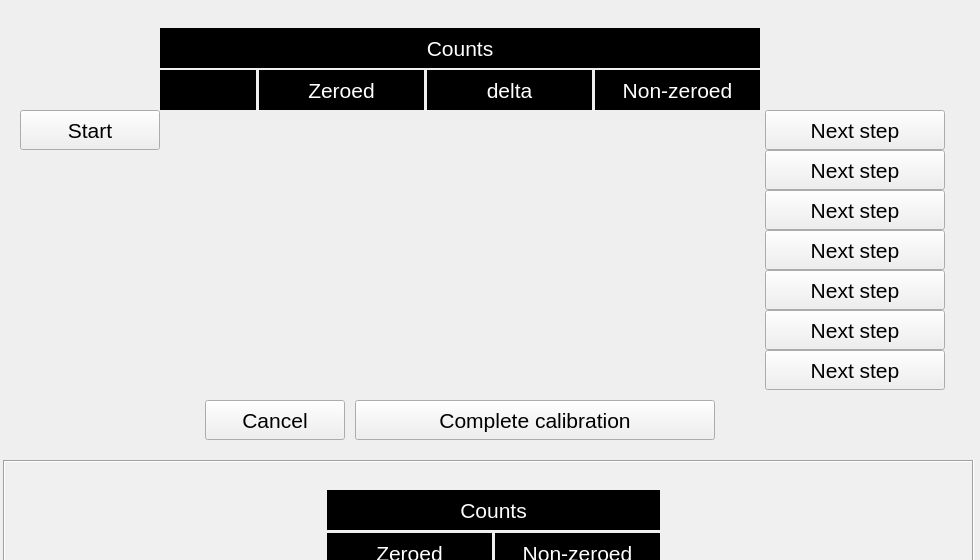
<?xml version="1.0" encoding="UTF-8"?>
<ui version="4.0">
 <class>weigherCalibrate</class>
 <widget class="QWidget" name="weigherCalibrate">
  <property name="geometry">
   <rect>
    <x>0</x>
    <y>0</y>
    <width>980</width>
    <height>560</height>
   </rect>
  </property>
  <property name="windowTitle">
   <string>Form</string>
  </property>
  <widget class="QLabel" name="lblCountsHeading">
   <property name="geometry">
    <rect>
     <x>160</x>
     <y>28</y>
     <width>600</width>
     <height>40</height>
    </rect>
   </property>
   <property name="font">
    <font>
     <pointsize>16</pointsize>
    </font>
   </property>
   <property name="styleSheet">
    <string notr="true">QLabel
{
	color: white;
     background: black;
 }</string>
   </property>
   <property name="text">
    <string>Counts</string>
   </property>
   <property name="alignment">
    <set>Qt::AlignCenter</set>
   </property>
  </widget>
  <widget class="QLabel" name="lblUnitsHeading">
   <property name="geometry">
    <rect>
     <x>160</x>
     <y>70</y>
     <width>96</width>
     <height>40</height>
    </rect>
   </property>
   <property name="font">
    <font>
     <pointsize>16</pointsize>
    </font>
   </property>
   <property name="styleSheet">
    <string notr="true">QLabel
{
	color: white;
     background: black;
 }</string>
   </property>
   <property name="text">
    <string/>
   </property>
   <property name="alignment">
    <set>Qt::AlignCenter</set>
   </property>
  </widget>
  <widget class="QLabel" name="lblZeroedHeading">
   <property name="geometry">
    <rect>
     <x>259</x>
     <y>70</y>
     <width>165</width>
     <height>40</height>
    </rect>
   </property>
   <property name="font">
    <font>
     <pointsize>16</pointsize>
    </font>
   </property>
   <property name="styleSheet">
    <string notr="true">QLabel
{
	color: white;
     background: black;
 }</string>
   </property>
   <property name="text">
    <string>Zeroed</string>
   </property>
   <property name="alignment">
    <set>Qt::AlignCenter</set>
   </property>
  </widget>
  <widget class="QLabel" name="lblDeltaHeading">
   <property name="geometry">
    <rect>
     <x>427</x>
     <y>70</y>
     <width>165</width>
     <height>40</height>
    </rect>
   </property>
   <property name="font">
    <font>
     <pointsize>16</pointsize>
    </font>
   </property>
   <property name="styleSheet">
    <string notr="true">QLabel
{
	color: white;
     background: black;
 }</string>
   </property>
   <property name="text">
    <string>delta</string>
   </property>
   <property name="alignment">
    <set>Qt::AlignCenter</set>
   </property>
  </widget>
  <widget class="QLabel" name="lblNonZeroedHeading">
   <property name="geometry">
    <rect>
     <x>595</x>
     <y>70</y>
     <width>165</width>
     <height>40</height>
    </rect>
   </property>
   <property name="font">
    <font>
     <pointsize>16</pointsize>
    </font>
   </property>
   <property name="styleSheet">
    <string notr="true">QLabel
{
	color: white;
     background: black;
 }</string>
   </property>
   <property name="text">
    <string>Non-zeroed</string>
   </property>
   <property name="alignment">
    <set>Qt::AlignCenter</set>
   </property>
  </widget>
  <widget class="QPushButton" name="btnStart">
   <property name="geometry">
    <rect>
     <x>20</x>
     <y>110</y>
     <width>140</width>
     <height>40</height>
    </rect>
   </property>
   <property name="font">
    <font>
     <pointsize>16</pointsize>
    </font>
   </property>
   <property name="text">
    <string>Start</string>
   </property>
  </widget>
  <widget class="QLabel" name="lblUnitsData_1">
   <property name="geometry">
    <rect>
     <x>160</x>
     <y>110</y>
     <width>96</width>
     <height>40</height>
    </rect>
   </property>
   <property name="font">
    <font>
     <pointsize>16</pointsize>
    </font>
   </property>
   <property name="text">
    <string notr="true"/>
   </property>
   <property name="alignment">
    <set>Qt::AlignCenter</set>
   </property>
  </widget>
  <widget class="QLabel" name="lblZeroedData_1">
   <property name="geometry">
    <rect>
     <x>259</x>
     <y>110</y>
     <width>165</width>
     <height>40</height>
    </rect>
   </property>
   <property name="font">
    <font>
     <pointsize>16</pointsize>
    </font>
   </property>
   <property name="text">
    <string notr="true"/>
   </property>
   <property name="alignment">
    <set>Qt::AlignCenter</set>
   </property>
  </widget>
  <widget class="QLabel" name="lblDeltaData_1">
   <property name="geometry">
    <rect>
     <x>427</x>
     <y>110</y>
     <width>165</width>
     <height>40</height>
    </rect>
   </property>
   <property name="font">
    <font>
     <pointsize>16</pointsize>
    </font>
   </property>
   <property name="text">
    <string notr="true"/>
   </property>
   <property name="alignment">
    <set>Qt::AlignCenter</set>
   </property>
  </widget>
  <widget class="QLabel" name="lblNonZeroedData_1">
   <property name="geometry">
    <rect>
     <x>595</x>
     <y>110</y>
     <width>165</width>
     <height>40</height>
    </rect>
   </property>
   <property name="font">
    <font>
     <pointsize>16</pointsize>
    </font>
   </property>
   <property name="text">
    <string notr="true"/>
   </property>
   <property name="alignment">
    <set>Qt::AlignCenter</set>
   </property>
  </widget>
  <widget class="QPushButton" name="btnNextStep_1">
   <property name="geometry">
    <rect>
     <x>765</x>
     <y>110</y>
     <width>180</width>
     <height>40</height>
    </rect>
   </property>
   <property name="font">
    <font>
     <pointsize>16</pointsize>
    </font>
   </property>
   <property name="text">
    <string>Next step</string>
   </property>
  </widget>
  <widget class="QLabel" name="lblZeroedData_2">
   <property name="geometry">
    <rect>
     <x>259</x>
     <y>150</y>
     <width>165</width>
     <height>40</height>
    </rect>
   </property>
   <property name="font">
    <font>
     <pointsize>16</pointsize>
    </font>
   </property>
   <property name="text">
    <string notr="true"/>
   </property>
   <property name="alignment">
    <set>Qt::AlignCenter</set>
   </property>
  </widget>
  <widget class="QLabel" name="lblDeltaData_2">
   <property name="geometry">
    <rect>
     <x>427</x>
     <y>150</y>
     <width>165</width>
     <height>40</height>
    </rect>
   </property>
   <property name="font">
    <font>
     <pointsize>16</pointsize>
    </font>
   </property>
   <property name="text">
    <string notr="true"/>
   </property>
   <property name="alignment">
    <set>Qt::AlignCenter</set>
   </property>
  </widget>
  <widget class="QLabel" name="lblUnitsData_2">
   <property name="geometry">
    <rect>
     <x>160</x>
     <y>150</y>
     <width>96</width>
     <height>40</height>
    </rect>
   </property>
   <property name="font">
    <font>
     <pointsize>16</pointsize>
    </font>
   </property>
   <property name="text">
    <string notr="true"/>
   </property>
   <property name="alignment">
    <set>Qt::AlignCenter</set>
   </property>
  </widget>
  <widget class="QPushButton" name="btnNextStep_2">
   <property name="geometry">
    <rect>
     <x>765</x>
     <y>150</y>
     <width>180</width>
     <height>40</height>
    </rect>
   </property>
   <property name="font">
    <font>
     <pointsize>16</pointsize>
    </font>
   </property>
   <property name="text">
    <string>Next step</string>
   </property>
  </widget>
  <widget class="QLabel" name="lblNonZeroedData_2">
   <property name="geometry">
    <rect>
     <x>595</x>
     <y>150</y>
     <width>165</width>
     <height>40</height>
    </rect>
   </property>
   <property name="font">
    <font>
     <pointsize>16</pointsize>
    </font>
   </property>
   <property name="text">
    <string notr="true"/>
   </property>
   <property name="alignment">
    <set>Qt::AlignCenter</set>
   </property>
  </widget>
  <widget class="QLabel" name="lblZeroedData_3">
   <property name="geometry">
    <rect>
     <x>259</x>
     <y>190</y>
     <width>165</width>
     <height>40</height>
    </rect>
   </property>
   <property name="font">
    <font>
     <pointsize>16</pointsize>
    </font>
   </property>
   <property name="text">
    <string notr="true"/>
   </property>
   <property name="alignment">
    <set>Qt::AlignCenter</set>
   </property>
  </widget>
  <widget class="QLabel" name="lblDeltaData_3">
   <property name="geometry">
    <rect>
     <x>427</x>
     <y>190</y>
     <width>165</width>
     <height>40</height>
    </rect>
   </property>
   <property name="font">
    <font>
     <pointsize>16</pointsize>
    </font>
   </property>
   <property name="text">
    <string notr="true"/>
   </property>
   <property name="alignment">
    <set>Qt::AlignCenter</set>
   </property>
  </widget>
  <widget class="QLabel" name="lblUnitsData_3">
   <property name="geometry">
    <rect>
     <x>160</x>
     <y>190</y>
     <width>96</width>
     <height>40</height>
    </rect>
   </property>
   <property name="font">
    <font>
     <pointsize>16</pointsize>
    </font>
   </property>
   <property name="text">
    <string notr="true"/>
   </property>
   <property name="alignment">
    <set>Qt::AlignCenter</set>
   </property>
  </widget>
  <widget class="QPushButton" name="btnNextStep_3">
   <property name="geometry">
    <rect>
     <x>765</x>
     <y>190</y>
     <width>180</width>
     <height>40</height>
    </rect>
   </property>
   <property name="font">
    <font>
     <pointsize>16</pointsize>
    </font>
   </property>
   <property name="text">
    <string>Next step</string>
   </property>
  </widget>
  <widget class="QLabel" name="lblNonZeroedData_3">
   <property name="geometry">
    <rect>
     <x>595</x>
     <y>190</y>
     <width>165</width>
     <height>40</height>
    </rect>
   </property>
   <property name="font">
    <font>
     <pointsize>16</pointsize>
    </font>
   </property>
   <property name="text">
    <string notr="true"/>
   </property>
   <property name="alignment">
    <set>Qt::AlignCenter</set>
   </property>
  </widget>
  <widget class="QLabel" name="lblUnitsData_4">
   <property name="geometry">
    <rect>
     <x>160</x>
     <y>230</y>
     <width>96</width>
     <height>40</height>
    </rect>
   </property>
   <property name="font">
    <font>
     <pointsize>16</pointsize>
    </font>
   </property>
   <property name="text">
    <string notr="true"/>
   </property>
   <property name="alignment">
    <set>Qt::AlignCenter</set>
   </property>
  </widget>
  <widget class="QLabel" name="lblDeltaData_4">
   <property name="geometry">
    <rect>
     <x>427</x>
     <y>230</y>
     <width>165</width>
     <height>40</height>
    </rect>
   </property>
   <property name="font">
    <font>
     <pointsize>16</pointsize>
    </font>
   </property>
   <property name="text">
    <string notr="true"/>
   </property>
   <property name="alignment">
    <set>Qt::AlignCenter</set>
   </property>
  </widget>
  <widget class="QPushButton" name="btnNextStep_4">
   <property name="geometry">
    <rect>
     <x>765</x>
     <y>230</y>
     <width>180</width>
     <height>40</height>
    </rect>
   </property>
   <property name="font">
    <font>
     <pointsize>16</pointsize>
    </font>
   </property>
   <property name="text">
    <string>Next step</string>
   </property>
  </widget>
  <widget class="QLabel" name="lblNonZeroedData_4">
   <property name="geometry">
    <rect>
     <x>595</x>
     <y>230</y>
     <width>165</width>
     <height>40</height>
    </rect>
   </property>
   <property name="font">
    <font>
     <pointsize>16</pointsize>
    </font>
   </property>
   <property name="text">
    <string notr="true"/>
   </property>
   <property name="alignment">
    <set>Qt::AlignCenter</set>
   </property>
  </widget>
  <widget class="QLabel" name="lblZeroedData_4">
   <property name="geometry">
    <rect>
     <x>259</x>
     <y>230</y>
     <width>165</width>
     <height>40</height>
    </rect>
   </property>
   <property name="font">
    <font>
     <pointsize>16</pointsize>
    </font>
   </property>
   <property name="text">
    <string notr="true"/>
   </property>
   <property name="alignment">
    <set>Qt::AlignCenter</set>
   </property>
  </widget>
  <widget class="QLabel" name="lblZeroedData_5">
   <property name="geometry">
    <rect>
     <x>259</x>
     <y>270</y>
     <width>165</width>
     <height>40</height>
    </rect>
   </property>
   <property name="font">
    <font>
     <pointsize>16</pointsize>
    </font>
   </property>
   <property name="text">
    <string notr="true"/>
   </property>
   <property name="alignment">
    <set>Qt::AlignCenter</set>
   </property>
  </widget>
  <widget class="QLabel" name="lblDeltaData_5">
   <property name="geometry">
    <rect>
     <x>427</x>
     <y>270</y>
     <width>165</width>
     <height>40</height>
    </rect>
   </property>
   <property name="font">
    <font>
     <pointsize>16</pointsize>
    </font>
   </property>
   <property name="text">
    <string notr="true"/>
   </property>
   <property name="alignment">
    <set>Qt::AlignCenter</set>
   </property>
  </widget>
  <widget class="QLabel" name="lblNonZeroedData_5">
   <property name="geometry">
    <rect>
     <x>595</x>
     <y>270</y>
     <width>165</width>
     <height>40</height>
    </rect>
   </property>
   <property name="font">
    <font>
     <pointsize>16</pointsize>
    </font>
   </property>
   <property name="text">
    <string notr="true"/>
   </property>
   <property name="alignment">
    <set>Qt::AlignCenter</set>
   </property>
  </widget>
  <widget class="QLabel" name="lblUnitsData_5">
   <property name="geometry">
    <rect>
     <x>160</x>
     <y>270</y>
     <width>96</width>
     <height>40</height>
    </rect>
   </property>
   <property name="font">
    <font>
     <pointsize>16</pointsize>
    </font>
   </property>
   <property name="text">
    <string notr="true"/>
   </property>
   <property name="alignment">
    <set>Qt::AlignCenter</set>
   </property>
  </widget>
  <widget class="QPushButton" name="btnNextStep_5">
   <property name="geometry">
    <rect>
     <x>765</x>
     <y>270</y>
     <width>180</width>
     <height>40</height>
    </rect>
   </property>
   <property name="font">
    <font>
     <pointsize>16</pointsize>
    </font>
   </property>
   <property name="text">
    <string>Next step</string>
   </property>
  </widget>
  <widget class="QLabel" name="lblZeroedData_6">
   <property name="geometry">
    <rect>
     <x>259</x>
     <y>310</y>
     <width>165</width>
     <height>40</height>
    </rect>
   </property>
   <property name="font">
    <font>
     <pointsize>16</pointsize>
    </font>
   </property>
   <property name="text">
    <string notr="true"/>
   </property>
   <property name="alignment">
    <set>Qt::AlignCenter</set>
   </property>
  </widget>
  <widget class="QLabel" name="lblDeltaData_6">
   <property name="geometry">
    <rect>
     <x>427</x>
     <y>310</y>
     <width>165</width>
     <height>40</height>
    </rect>
   </property>
   <property name="font">
    <font>
     <pointsize>16</pointsize>
    </font>
   </property>
   <property name="text">
    <string notr="true"/>
   </property>
   <property name="alignment">
    <set>Qt::AlignCenter</set>
   </property>
  </widget>
  <widget class="QLabel" name="lblNonZeroedData_6">
   <property name="geometry">
    <rect>
     <x>595</x>
     <y>310</y>
     <width>165</width>
     <height>40</height>
    </rect>
   </property>
   <property name="font">
    <font>
     <pointsize>16</pointsize>
    </font>
   </property>
   <property name="text">
    <string notr="true"/>
   </property>
   <property name="alignment">
    <set>Qt::AlignCenter</set>
   </property>
  </widget>
  <widget class="QLabel" name="lblUnitsData_6">
   <property name="geometry">
    <rect>
     <x>160</x>
     <y>310</y>
     <width>96</width>
     <height>40</height>
    </rect>
   </property>
   <property name="font">
    <font>
     <pointsize>16</pointsize>
    </font>
   </property>
   <property name="text">
    <string notr="true"/>
   </property>
   <property name="alignment">
    <set>Qt::AlignCenter</set>
   </property>
  </widget>
  <widget class="QPushButton" name="btnNextStep_6">
   <property name="geometry">
    <rect>
     <x>765</x>
     <y>310</y>
     <width>180</width>
     <height>40</height>
    </rect>
   </property>
   <property name="font">
    <font>
     <pointsize>16</pointsize>
    </font>
   </property>
   <property name="text">
    <string>Next step</string>
   </property>
  </widget>
  <widget class="QLabel" name="lblZeroedData_7">
   <property name="geometry">
    <rect>
     <x>259</x>
     <y>350</y>
     <width>165</width>
     <height>40</height>
    </rect>
   </property>
   <property name="font">
    <font>
     <pointsize>16</pointsize>
    </font>
   </property>
   <property name="text">
    <string notr="true"/>
   </property>
   <property name="alignment">
    <set>Qt::AlignCenter</set>
   </property>
  </widget>
  <widget class="QLabel" name="lblDeltaData_7">
   <property name="geometry">
    <rect>
     <x>427</x>
     <y>350</y>
     <width>165</width>
     <height>40</height>
    </rect>
   </property>
   <property name="font">
    <font>
     <pointsize>16</pointsize>
    </font>
   </property>
   <property name="text">
    <string notr="true"/>
   </property>
   <property name="alignment">
    <set>Qt::AlignCenter</set>
   </property>
  </widget>
  <widget class="QLabel" name="lblNonZeroedData_7">
   <property name="geometry">
    <rect>
     <x>595</x>
     <y>350</y>
     <width>165</width>
     <height>40</height>
    </rect>
   </property>
   <property name="font">
    <font>
     <pointsize>16</pointsize>
    </font>
   </property>
   <property name="text">
    <string notr="true"/>
   </property>
   <property name="alignment">
    <set>Qt::AlignCenter</set>
   </property>
  </widget>
  <widget class="QLabel" name="lblUnitsData_7">
   <property name="geometry">
    <rect>
     <x>160</x>
     <y>350</y>
     <width>96</width>
     <height>40</height>
    </rect>
   </property>
   <property name="font">
    <font>
     <pointsize>16</pointsize>
    </font>
   </property>
   <property name="text">
    <string notr="true"/>
   </property>
   <property name="alignment">
    <set>Qt::AlignCenter</set>
   </property>
  </widget>
  <widget class="QPushButton" name="btnNextStep_7">
   <property name="geometry">
    <rect>
     <x>765</x>
     <y>350</y>
     <width>180</width>
     <height>40</height>
    </rect>
   </property>
   <property name="font">
    <font>
     <pointsize>16</pointsize>
    </font>
   </property>
   <property name="text">
    <string>Next step</string>
   </property>
  </widget>
  <widget class="QPushButton" name="btnCancel">
   <property name="geometry">
    <rect>
     <x>205</x>
     <y>400</y>
     <width>140</width>
     <height>40</height>
    </rect>
   </property>
   <property name="font">
    <font>
     <pointsize>16</pointsize>
    </font>
   </property>
   <property name="text">
    <string>Cancel</string>
   </property>
  </widget>
  <widget class="QPushButton" name="btnCompleteCalibration">
   <property name="geometry">
    <rect>
     <x>355</x>
     <y>400</y>
     <width>360</width>
     <height>40</height>
    </rect>
   </property>
   <property name="font">
    <font>
     <pointsize>16</pointsize>
    </font>
   </property>
   <property name="text">
    <string>Complete calibration</string>
   </property>
  </widget>
  <widget class="QFrame" name="gbCalibrationComplete">
   <property name="geometry">
    <rect>
     <x>3</x>
     <y>460</y>
     <width>971</width>
     <height>491</height>
    </rect>
   </property>
   <property name="styleSheet">
    <string notr="true">QWidget#gbCalibrationComplete{
	background-color: rgb(240, 240, 240);
}

</string>
   </property>
   <property name="frameShape">
    <enum>QFrame::Box</enum>
   </property>
   <property name="frameShadow">
    <enum>QFrame::Sunken</enum>
   </property>
   <widget class="QLabel" name="lblCC_CountsHeading">
    <property name="geometry">
     <rect>
      <x>324</x>
      <y>30</y>
      <width>333</width>
      <height>40</height>
     </rect>
    </property>
    <property name="font">
     <font>
      <pointsize>16</pointsize>
     </font>
    </property>
    <property name="styleSheet">
     <string notr="true">QLabel
{
	color: white;
     background: black;
 }</string>
    </property>
    <property name="text">
     <string>Counts</string>
    </property>
    <property name="alignment">
     <set>Qt::AlignCenter</set>
    </property>
   </widget>
   <widget class="QLabel" name="lblCC_ZeroedHeading">
    <property name="geometry">
     <rect>
      <x>324</x>
      <y>73</y>
      <width>165</width>
      <height>40</height>
     </rect>
    </property>
    <property name="font">
     <font>
      <pointsize>16</pointsize>
     </font>
    </property>
    <property name="styleSheet">
     <string notr="true">QLabel
{
	color: white;
     background: black;
 }</string>
    </property>
    <property name="text">
     <string>Zeroed</string>
    </property>
    <property name="alignment">
     <set>Qt::AlignCenter</set>
    </property>
   </widget>
   <widget class="QLabel" name="lblCC_NonZeroedHeading">
    <property name="geometry">
     <rect>
      <x>492</x>
      <y>73</y>
      <width>165</width>
      <height>40</height>
     </rect>
    </property>
    <property name="font">
     <font>
      <pointsize>16</pointsize>
     </font>
    </property>
    <property name="styleSheet">
     <string notr="true">QLabel
{
	color: white;
     background: black;
 }</string>
    </property>
    <property name="text">
     <string>Non-zeroed</string>
    </property>
    <property name="alignment">
     <set>Qt::AlignCenter</set>
    </property>
   </widget>
   <widget class="QLabel" name="lblCC_ZeroedData">
    <property name="geometry">
     <rect>
      <x>324</x>
      <y>114</y>
      <width>165</width>
      <height>40</height>
     </rect>
    </property>
    <property name="font">
     <font>
      <pointsize>16</pointsize>
     </font>
    </property>
    <property name="text">
     <string/>
    </property>
    <property name="alignment">
     <set>Qt::AlignCenter</set>
    </property>
   </widget>
   <widget class="QLabel" name="lblCC_NonZeroedData">
    <property name="geometry">
     <rect>
      <x>492</x>
      <y>114</y>
      <width>165</width>
      <height>40</height>
     </rect>
    </property>
    <property name="font">
     <font>
      <pointsize>16</pointsize>
     </font>
    </property>
    <property name="text">
     <string/>
    </property>
    <property name="alignment">
     <set>Qt::AlignCenter</set>
    </property>
   </widget>
   <widget class="QLabel" name="lblCC_GainFactorHeading">
    <property name="geometry">
     <rect>
      <x>324</x>
      <y>180</y>
      <width>333</width>
      <height>40</height>
     </rect>
    </property>
    <property name="font">
     <font>
      <pointsize>16</pointsize>
     </font>
    </property>
    <property name="styleSheet">
     <string notr="true">QLabel
{
	color: white;
     background: black;
 }</string>
    </property>
    <property name="text">
     <string>Gain factor</string>
    </property>
    <property name="alignment">
     <set>Qt::AlignCenter</set>
    </property>
   </widget>
   <widget class="hobart::numericLineEdit" name="txtCC_GainFactor">
    <property name="geometry">
     <rect>
      <x>408</x>
      <y>230</y>
      <width>165</width>
      <height>40</height>
     </rect>
    </property>
    <property name="font">
     <font>
      <pointsize>16</pointsize>
     </font>
    </property>
    <property name="text">
     <string notr="true"/>
    </property>
    <property name="alignment">
     <set>Qt::AlignCenter</set>
    </property>
   </widget>
   <widget class="QPushButton" name="btnCC_ApplyGainFactor">
    <property name="geometry">
     <rect>
      <x>324</x>
      <y>300</y>
      <width>333</width>
      <height>40</height>
     </rect>
    </property>
    <property name="font">
     <font>
      <pointsize>16</pointsize>
     </font>
    </property>
    <property name="text">
     <string>Apply gain factor</string>
    </property>
   </widget>
   <widget class="QPushButton" name="btnCC_Done">
    <property name="geometry">
     <rect>
      <x>324</x>
      <y>365</y>
      <width>333</width>
      <height>40</height>
     </rect>
    </property>
    <property name="font">
     <font>
      <pointsize>16</pointsize>
     </font>
    </property>
    <property name="text">
     <string>Done</string>
    </property>
   </widget>
  </widget>
 </widget>
 <customwidgets>
  <customwidget>
   <class>hobart::numericLineEdit</class>
   <extends>QLineEdit</extends>
   <header location="global">numericlineedit.h</header>
  </customwidget>
 </customwidgets>
 <resources/>
 <connections/>
</ui>
